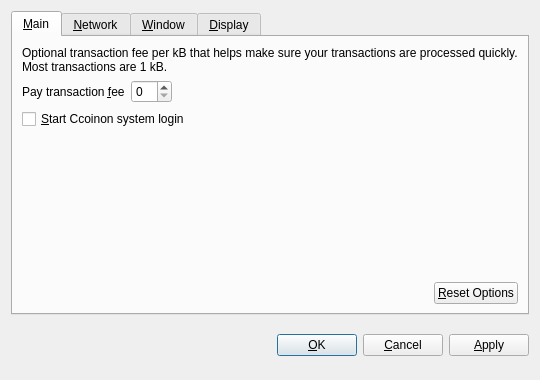
<?xml version="1.0" encoding="UTF-8"?>
<ui version="4.0">
 <class>OptionsDialog</class>
 <widget class="QDialog" name="OptionsDialog">
  <property name="geometry">
   <rect>
    <x>0</x>
    <y>0</y>
    <width>540</width>
    <height>380</height>
   </rect>
  </property>
  <property name="windowTitle">
   <string>Options</string>
  </property>
  <property name="modal">
   <bool>true</bool>
  </property>
  <layout class="QVBoxLayout" name="verticalLayout">
   <item>
    <widget class="QTabWidget" name="tabWidget">
     <property name="tabPosition">
      <enum>QTabWidget::North</enum>
     </property>
     <property name="currentIndex">
      <number>0</number>
     </property>
     <widget class="QWidget" name="tabMain">
      <attribute name="title">
       <string>&amp;Main</string>
      </attribute>
      <layout class="QVBoxLayout" name="verticalLayout_Main">
       <item>
        <widget class="QLabel" name="transactionFeeInfoLabel">
         <property name="text">
          <string>Optional transaction fee per kB that helps make sure your transactions are processed quickly. Most transactions are 1 kB.</string>
         </property>
         <property name="textFormat">
          <enum>Qt::PlainText</enum>
         </property>
         <property name="wordWrap">
          <bool>true</bool>
         </property>
        </widget>
       </item>
       <item>
        <layout class="QHBoxLayout" name="horizontalLayout_1_Main">
         <item>
          <widget class="QLabel" name="transactionFeeLabel">
           <property name="text">
            <string>Pay transaction &amp;fee</string>
           </property>
           <property name="textFormat">
            <enum>Qt::PlainText</enum>
           </property>
           <property name="buddy">
            <cstring>transactionFee</cstring>
           </property>
          </widget>
         </item>
         <item>
          <widget class="BitcoinAmountField" name="transactionFee"/>
         </item>
         <item>
          <spacer name="horizontalSpacer_1_Main">
           <property name="orientation">
            <enum>Qt::Horizontal</enum>
           </property>
           <property name="sizeHint" stdset="0">
            <size>
             <width>40</width>
             <height>20</height>
            </size>
           </property>
          </spacer>
         </item>
        </layout>
       </item>
       <item>
        <widget class="QCheckBox" name="bitcoinAtStartup">
         <property name="toolTip">
          <string>Automatically start Ccoinafter logging in to the system.</string>
         </property>
         <property name="text">
          <string>&amp;Start Ccoinon system login</string>
         </property>
        </widget>
       </item>
       <item>
        <spacer name="verticalSpacer_Main">
         <property name="orientation">
          <enum>Qt::Vertical</enum>
         </property>
         <property name="sizeHint" stdset="0">
          <size>
           <width>20</width>
           <height>40</height>
          </size>
         </property>
        </spacer>
       </item>
       <item>
        <layout class="QHBoxLayout" name="horizontalLayout_2_Main">
         <item>
          <spacer name="horizontalSpacer_2_Main">
           <property name="orientation">
            <enum>Qt::Horizontal</enum>
           </property>
           <property name="sizeHint" stdset="0">
            <size>
             <width>40</width>
             <height>20</height>
            </size>
           </property>
          </spacer>
         </item>
         <item>
          <widget class="QPushButton" name="resetButton">
           <property name="toolTip">
            <string>Reset all client options to default.</string>
           </property>
           <property name="text">
            <string>&amp;Reset Options</string>
           </property>
           <property name="autoDefault">
            <bool>false</bool>
           </property>
          </widget>
         </item>
        </layout>
       </item>
      </layout>
     </widget>
     <widget class="QWidget" name="tabNetwork">
      <attribute name="title">
       <string>&amp;Network</string>
      </attribute>
      <layout class="QVBoxLayout" name="verticalLayout_Network">
       <item>
        <widget class="QCheckBox" name="mapPortUpnp">
         <property name="toolTip">
          <string>Automatically open the Bitcoin client port on the router. This only works when your router supports UPnP and it is enabled.</string>
         </property>
         <property name="text">
          <string>Map port using &amp;UPnP</string>
         </property>
        </widget>
       </item>
       <item>
        <widget class="QCheckBox" name="connectSocks">
         <property name="toolTip">
          <string>Connect to the Bitcoin network through a SOCKS proxy (e.g. when connecting through Tor).</string>
         </property>
         <property name="text">
          <string>&amp;Connect through SOCKS proxy:</string>
         </property>
        </widget>
       </item>
       <item>
        <layout class="QHBoxLayout" name="horizontalLayout_Network">
         <item>
          <widget class="QLabel" name="proxyIpLabel">
           <property name="text">
            <string>Proxy &amp;IP:</string>
           </property>
           <property name="textFormat">
            <enum>Qt::PlainText</enum>
           </property>
           <property name="buddy">
            <cstring>proxyIp</cstring>
           </property>
          </widget>
         </item>
         <item>
          <widget class="QValidatedLineEdit" name="proxyIp">
           <property name="maximumSize">
            <size>
             <width>140</width>
             <height>16777215</height>
            </size>
           </property>
           <property name="toolTip">
            <string>IP address of the proxy (e.g. 127.0.0.1)</string>
           </property>
          </widget>
         </item>
         <item>
          <widget class="QLabel" name="proxyPortLabel">
           <property name="text">
            <string>&amp;Port:</string>
           </property>
           <property name="textFormat">
            <enum>Qt::PlainText</enum>
           </property>
           <property name="buddy">
            <cstring>proxyPort</cstring>
           </property>
          </widget>
         </item>
         <item>
          <widget class="QLineEdit" name="proxyPort">
           <property name="maximumSize">
            <size>
             <width>55</width>
             <height>16777215</height>
            </size>
           </property>
           <property name="toolTip">
            <string>Port of the proxy (e.g. 9050)</string>
           </property>
          </widget>
         </item>
         <item>
          <widget class="QLabel" name="socksVersionLabel">
           <property name="text">
            <string>SOCKS &amp;Version:</string>
           </property>
           <property name="textFormat">
            <enum>Qt::PlainText</enum>
           </property>
           <property name="buddy">
            <cstring>socksVersion</cstring>
           </property>
          </widget>
         </item>
         <item>
          <widget class="QValueComboBox" name="socksVersion">
           <property name="toolTip">
            <string>SOCKS version of the proxy (e.g. 5)</string>
           </property>
          </widget>
         </item>
         <item>
          <spacer name="horizontalSpacer_Network">
           <property name="orientation">
            <enum>Qt::Horizontal</enum>
           </property>
           <property name="sizeHint" stdset="0">
            <size>
             <width>40</width>
             <height>20</height>
            </size>
           </property>
          </spacer>
         </item>
        </layout>
       </item>
       <item>
        <spacer name="verticalSpacer_Network">
         <property name="orientation">
          <enum>Qt::Vertical</enum>
         </property>
         <property name="sizeHint" stdset="0">
          <size>
           <width>20</width>
           <height>40</height>
          </size>
         </property>
        </spacer>
       </item>
      </layout>
     </widget>
     <widget class="QWidget" name="tabWindow">
      <attribute name="title">
       <string>&amp;Window</string>
      </attribute>
      <layout class="QVBoxLayout" name="verticalLayout_Window">
       <item>
        <widget class="QCheckBox" name="minimizeToTray">
         <property name="toolTip">
          <string>Show only a tray icon after minimizing the window.</string>
         </property>
         <property name="text">
          <string>&amp;Minimize to the tray instead of the taskbar</string>
         </property>
        </widget>
       </item>
       <item>
        <widget class="QCheckBox" name="minimizeOnClose">
         <property name="toolTip">
          <string>Minimize instead of exit the application when the window is closed. When this option is enabled, the application will be closed only after selecting Quit in the menu.</string>
         </property>
         <property name="text">
          <string>M&amp;inimize on close</string>
         </property>
        </widget>
       </item>
       <item>
        <spacer name="verticalSpacer_Window">
         <property name="orientation">
          <enum>Qt::Vertical</enum>
         </property>
         <property name="sizeHint" stdset="0">
          <size>
           <width>20</width>
           <height>40</height>
          </size>
         </property>
        </spacer>
       </item>
      </layout>
     </widget>
     <widget class="QWidget" name="tabDisplay">
      <attribute name="title">
       <string>&amp;Display</string>
      </attribute>
      <layout class="QVBoxLayout" name="verticalLayout_Display">
       <item>
        <layout class="QHBoxLayout" name="horizontalLayout_1_Display">
         <item>
          <widget class="QLabel" name="langLabel">
           <property name="text">
            <string>User Interface &amp;language:</string>
           </property>
           <property name="textFormat">
            <enum>Qt::PlainText</enum>
           </property>
           <property name="buddy">
            <cstring>lang</cstring>
           </property>
          </widget>
         </item>
         <item>
          <widget class="QValueComboBox" name="lang">
           <property name="toolTip">
            <string>The user interface language can be set here. This setting will take effect after restarting Bitcoin.</string>
           </property>
          </widget>
         </item>
        </layout>
       </item>
       <item>
        <layout class="QHBoxLayout" name="horizontalLayout_2_Display">
         <item>
          <widget class="QLabel" name="unitLabel">
           <property name="text">
            <string>&amp;Unit to show amounts in:</string>
           </property>
           <property name="textFormat">
            <enum>Qt::PlainText</enum>
           </property>
           <property name="buddy">
            <cstring>unit</cstring>
           </property>
          </widget>
         </item>
         <item>
          <widget class="QValueComboBox" name="unit">
           <property name="toolTip">
            <string>Choose the default subdivision unit to show in the interface and when sending coins.</string>
           </property>
          </widget>
         </item>
        </layout>
       </item>
       <item>
        <widget class="QCheckBox" name="displayAddresses">
         <property name="toolTip">
          <string>Whether to show Bitcoin addresses in the transaction list or not.</string>
         </property>
         <property name="text">
          <string>&amp;Display addresses in transaction list</string>
         </property>
        </widget>
       </item>
       <item>
        <spacer name="verticalSpacer_Display">
         <property name="orientation">
          <enum>Qt::Vertical</enum>
         </property>
         <property name="sizeHint" stdset="0">
          <size>
           <width>20</width>
           <height>40</height>
          </size>
         </property>
        </spacer>
       </item>
      </layout>
     </widget>
    </widget>
   </item>
   <item>
    <layout class="QHBoxLayout" name="horizontalLayout_Buttons">
     <item>
      <spacer name="horizontalSpacer_1">
       <property name="orientation">
        <enum>Qt::Horizontal</enum>
       </property>
       <property name="sizeHint" stdset="0">
        <size>
         <width>40</width>
         <height>48</height>
        </size>
       </property>
      </spacer>
     </item>
     <item>
      <widget class="QLabel" name="statusLabel">
       <property name="font">
        <font>
         <weight>75</weight>
         <bold>true</bold>
        </font>
       </property>
       <property name="text">
        <string/>
       </property>
       <property name="textFormat">
        <enum>Qt::PlainText</enum>
       </property>
       <property name="wordWrap">
        <bool>true</bool>
       </property>
      </widget>
     </item>
     <item>
      <spacer name="horizontalSpacer_2">
       <property name="orientation">
        <enum>Qt::Horizontal</enum>
       </property>
       <property name="sizeHint" stdset="0">
        <size>
         <width>40</width>
         <height>48</height>
        </size>
       </property>
      </spacer>
     </item>
     <item>
      <widget class="QPushButton" name="okButton">
       <property name="text">
        <string>&amp;OK</string>
       </property>
      </widget>
     </item>
     <item>
      <widget class="QPushButton" name="cancelButton">
       <property name="text">
        <string>&amp;Cancel</string>
       </property>
       <property name="autoDefault">
        <bool>false</bool>
       </property>
      </widget>
     </item>
     <item>
      <widget class="QPushButton" name="applyButton">
       <property name="text">
        <string>&amp;Apply</string>
       </property>
       <property name="autoDefault">
        <bool>false</bool>
       </property>
      </widget>
     </item>
    </layout>
   </item>
  </layout>
 </widget>
 <customwidgets>
  <customwidget>
   <class>BitcoinAmountField</class>
   <extends>QSpinBox</extends>
   <header>bitcoinamountfield.h</header>
  </customwidget>
  <customwidget>
   <class>QValueComboBox</class>
   <extends>QComboBox</extends>
   <header>qvaluecombobox.h</header>
  </customwidget>
  <customwidget>
   <class>QValidatedLineEdit</class>
   <extends>QLineEdit</extends>
   <header>qvalidatedlineedit.h</header>
  </customwidget>
 </customwidgets>
 <resources/>
 <connections/>
</ui>
